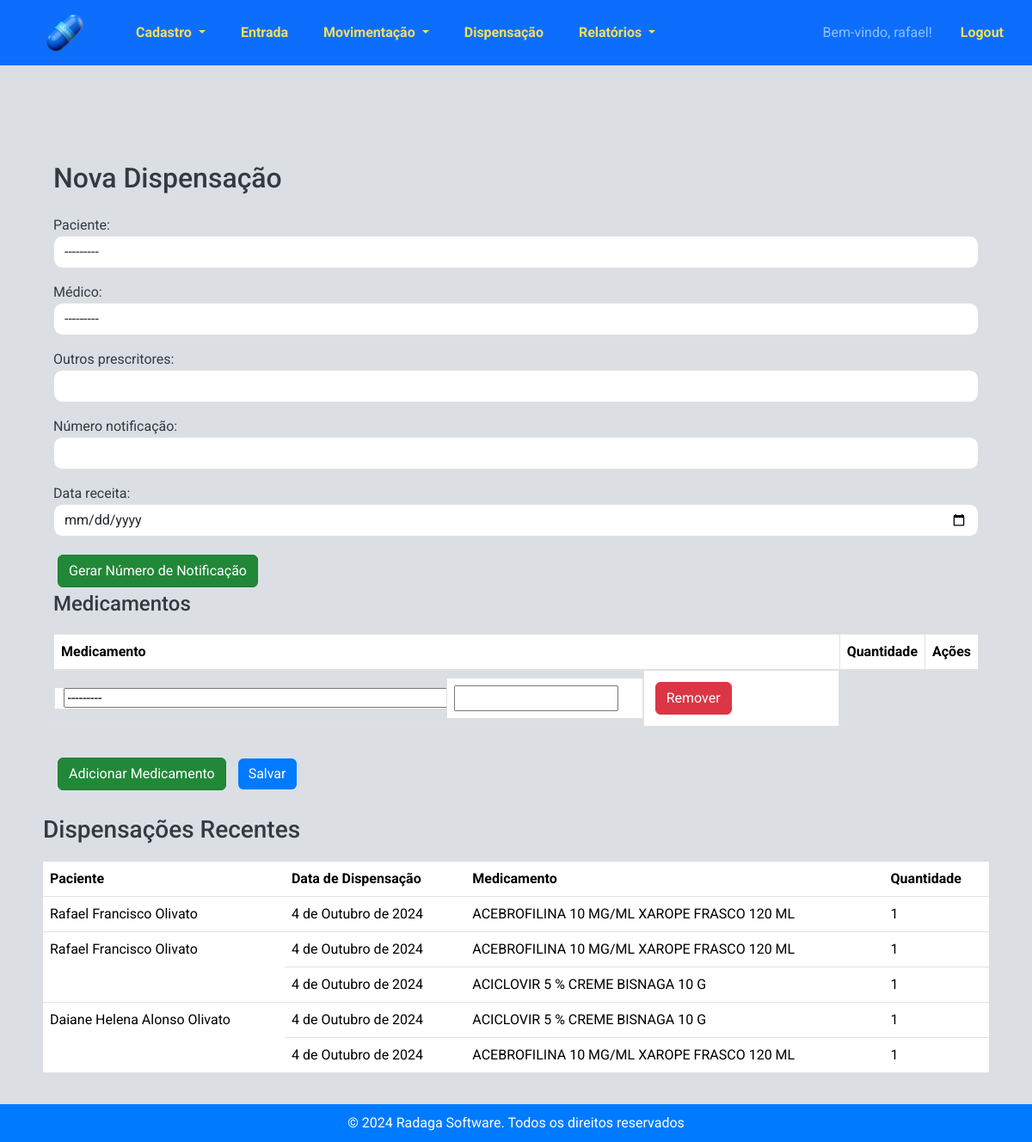
The app's page /estoque/dispensacoes/nova/ (signed in), older data.
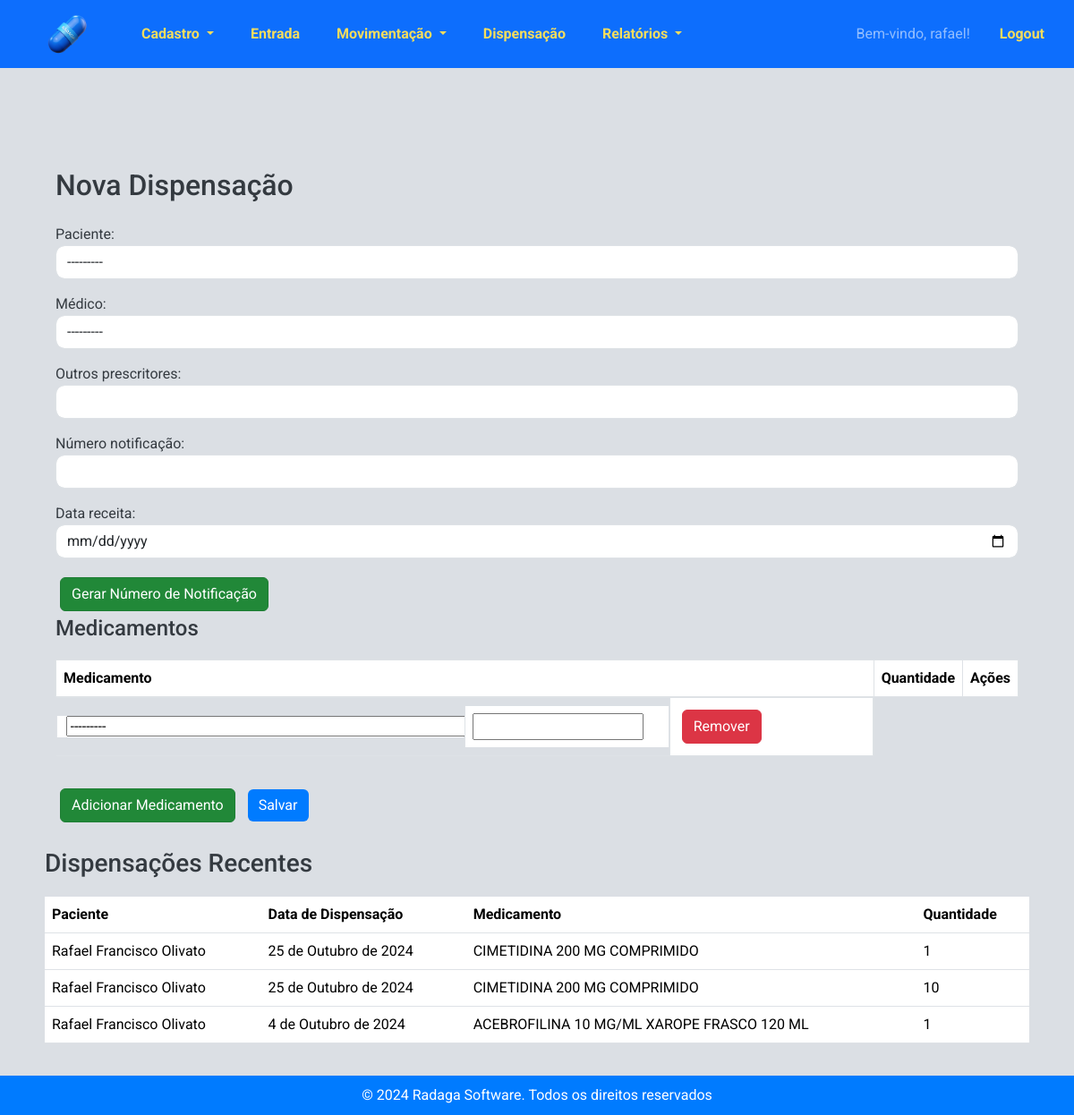
The same page, newer data.
### estoque/models.py (models this page shows, shortened)
class Dispensacao(models.Model):
    paciente = models.ForeignKey('Paciente', on_delete=models.CASCADE)
    medico = models.ForeignKey('Medico', on_delete=models.SET_NULL, null=True, blank=True,  verbose_name="Médico")
    outros_prescritores = models.CharField(max_length=255, blank=True, null=True)
    numero_notificacao = models.CharField(max_length=6, blank=True, null=True, verbose_name="Número notificação")
    data_receita = models.DateField(default=timezone.now)
    data_dispensacao = models.DateField(auto_now_add=True)

class Paciente(models.Model):
    nome = models.CharField(max_length=100)
    nome_mae = models.CharField(max_length=100, verbose_name="Nome da mãe")
    cns = models.CharField(max_length=15, unique=True, verbose_name="CNS")
    cpf = models.CharField(max_length=11, unique=True, verbose_name="CPF")
    data_nascimento = models.DateField()
    def __str__(self):
        return self.nome

class DispensacaoMedicamento(models.Model):
    dispensacao = models.ForeignKey('Dispensacao', related_name='medicamentos', on_delete=models.CASCADE)
    medicamento = models.ForeignKey('Medicamento', on_delete=models.CASCADE)
    quantidade = models.PositiveIntegerField()

class Medicamento(models.Model):
    LISTA_CHOICES = [
        ('A', 'Lista A'),
        ('B', 'Lista B'),
        ('C', 'Lista C'),
    ]
    codigo_identificacao = models.CharField(max_length=100, blank=True, null=True)
    nome = models.CharField(max_length=255, blank=True, null=True)
    psicotropico = models.CharField(max_length=1, choices=LISTA_CHOICES, blank=True, null=True, verbose_name="Psicotrópico")
    def __str__(self):
        return self.nome

### estoque/views.py (the view)
# urls.py: path('dispensacoes/nova/', views.nova_dispensacao, name='nova_dispensacao'),
@login_required
def nova_dispensacao(request):
    if request.method == "POST":
        form = DispensacaoForm(request.POST)
        formset = DispensacaoMedicamentoFormSet(request.POST)
        if form.is_valid() and formset.is_valid():
            dispensacao = form.save()
            medicamentos = formset.save(commit=False)
            for medicamento in medicamentos:
                medicamento.dispensacao = dispensacao
                medicamento.save()
            messages.success(request, "Dispensação registrada com sucesso!")
            return redirect("listar_dispensacoes")
    else:
        medicamentos_com_estoque = Medicamento.objects.filter(
            detalhesmedicamento__quantidade__gt=0
        ).distinct()
    form = DispensacaoForm()
    formset = DispensacaoMedicamentoFormSet(
        queryset=DispensacaoMedicamento.objects.none()
    )
    dispensacoes_recentes = Dispensacao.objects.all().order_by("-data_dispensacao")[:3]
    return render(
        request,
        "estoque/nova_dispensacao.html",
        {
            "form": form,
            "formset": formset,
            "medicamentos_disponiveis": medicamentos_com_estoque,
            "dispensacoes_recentes": dispensacoes_recentes,
        },
    )

### estoque/forms.py
class DispensacaoForm(forms.ModelForm):
    class Meta:
        model = Dispensacao
        fields = ['paciente', 'medico', 'outros_prescritores', 'numero_notificacao', 'data_receita']
        widgets = {
            'paciente': forms.Select(attrs={'class': 'form-control'}),
            'medico': forms.Select(attrs={'class': 'form-control'}),
            'outros_prescritores': forms.TextInput(attrs={'class': 'form-control'}),
            'numero_notificacao': forms.TextInput(attrs={'class': 'form-control'}),
            'data_receita': forms.DateInput(attrs={'type': 'date', 'class': 'form-control'}),
        }

### estoque/models.py (called while the page is built)
    def __str__(self):
        return self.nome_completo

### estoque/templates/estoque/nova_dispensacao.html (shortened to what this page needs)
{% extends 'estoque/base.html' %}
{% block content %}
<div class="container mt-5">
    <h2 class="mb-4">Nova Dispensação</h2>
    <form method="post">
        {{ form.as_p }}
        <button type="button" class="btn btn-secondary" id="generate-notification-number">Gerar Número de Notificação</button>
        <h4>Medicamentos</h4>
        <table class="table table-bordered" id="medicamentos-table">
            <thead>
                <tr>
                    <th>Medicamento</th>
                    <th>Quantidade</th>
                    <th>Ações</th>
                </tr>
            </thead>
            <tbody>
                {% for form in formset %}
                <tr class="form-row align-items-center">
                    <td class="col-md-6">{{ form.medicamento }}</td>
                    <td class="col-md-3">{{ form.quantidade }}</td>
                    <td class="col-md-3">
                        <button type="button" class="btn btn-danger remove-form-row">Remover</button>
                    </td>
                </tr>
                {% endfor %}
            </tbody>
        </table>
        <button type="button" class="btn btn-secondary" id="add-medicamento">Adicionar Medicamento</button>
        <button type="submit" class="btn btn-primary">Salvar</button>
    </form>
</div>
<br>
<h3>Dispensações Recentes</h3>
<table class="table">
    <thead>
        <tr>
            <th>Paciente</th>
            <th>Data de Dispensação</th>
            <th>Medicamento</th>
            <th>Quantidade</th>
        </tr>
    </thead>
    <tbody>
        {% for dispensacao in dispensacoes_recentes %}
            {% for item in dispensacao.medicamentos.all %}
                <tr>
                    {% if forloop.first %}
                        <td rowspan="{{ dispensacao.medicamentos.count }}">{{ dispensacao.paciente.nome }}</td>
                    {% endif %}
                    <td>{{ dispensacao.data_dispensacao }}</td>
                    <td>{{ item.medicamento.nome }}</td>
                    <td>{{ item.quantidade }}</td>
                </tr>
            {% endfor %}
        {% empty %}
            <tr>
                <td colspan="4">Nenhuma dispensação registrada ainda.</td>
            </tr>
        {% endfor %}
    </tbody>
</table>
{% endblock %}

Row changes from the older to the newer data that the page shows:
no longer on this page (row unchanged): Dispensacao: paciente.nome "Rafael Francisco Olivato", data_dispensacao "4 de Outubro de 2024"
no longer on this page (row unchanged): DispensacaoMedicamento: medicamento.nome "ACEBROFILINA 10 MG/ML XAROPE FRASCO 120 ML", quantidade "1"
no longer on this page (row unchanged): DispensacaoMedicamento: medicamento.nome "ACICLOVIR 5 % CREME BISNAGA 10 G", quantidade "1"
no longer on this page (row unchanged): Dispensacao: paciente.nome "Daiane Helena Alonso Olivato", data_dispensacao "4 de Outubro de 2024"
no longer on this page (row unchanged): DispensacaoMedicamento: medicamento.nome "ACICLOVIR 5 % CREME BISNAGA 10 G", quantidade "1"
no longer on this page (row unchanged): DispensacaoMedicamento: medicamento.nome "ACEBROFILINA 10 MG/ML XAROPE FRASCO 120 ML", quantidade "1"
added Dispensacao: paciente.nome "Rafael Francisco Olivato", data_dispensacao "25 de Outubro de 2024"
added DispensacaoMedicamento: medicamento.nome "CIMETIDINA 200 MG COMPRIMIDO", quantidade "1"
added Dispensacao: paciente.nome "Rafael Francisco Olivato", data_dispensacao "25 de Outubro de 2024"
added DispensacaoMedicamento: medicamento.nome "CIMETIDINA 200 MG COMPRIMIDO", quantidade "10"
